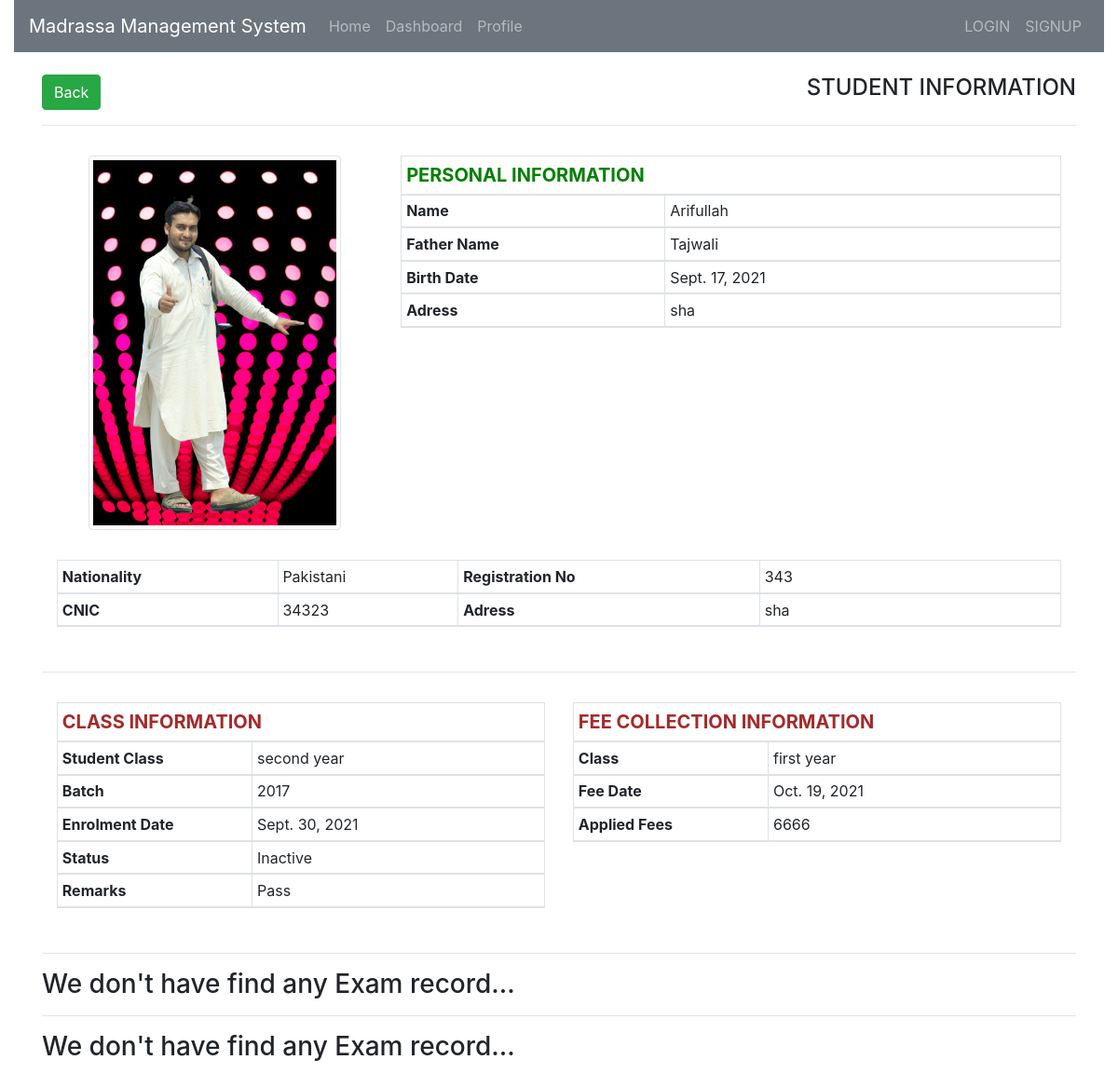
The app's page /student_single_info/2/ with its own data.
### student/models.py (models this page shows, shortened)
class Student_information(models.Model):
	CATEGORY = (
		('Pakistani', 'Pakistani'),
		('Indian', 'Indian'),
		('Other', 'Other'),
	)
	CATEGORY_2 = (
		('Active', 'Active'),
		('Inactive', 'Inactive'),
	)
	CATEGORY_22 = (
		('Male', 'Male'),
		('Female', 'Female'),
		('Shemale', 'Shemale'),
		('Other', 'Other'),
	)
	student_name = models.CharField(max_length=80)
	father_name = models.CharField(max_length=90, null=True, blank=True)
	gender = models.CharField(max_length=90, choices=CATEGORY_22)
	D_O_B = models.DateField()
	address = models.CharField(max_length=90, null=True, blank=True)
	admission_date = models.DateField(auto_now_add=True)
	nationality = models.CharField(max_length=20, choices=CATEGORY)
	registration_no = models.IntegerField(unique=True)
	cnic = models.IntegerField(unique=True)
	status = models.CharField(max_length=20,choices=CATEGORY_2)
	picture = models.ImageField(upload_to='media')

class Student_class(models.Model):
	CATEGORY_5 = (
		('Active', 'Active'),
		('Inactive', 'Inactive'),
	)
	student_id = models.ForeignKey(Student_information, on_delete=models.CASCADE)
	class_id = models.ForeignKey(Class_registration, on_delete=models.CASCADE)
	batch_id = models.ForeignKey(Batches, on_delete=models.CASCADE)
	enrolment_date = models.DateField()
	status = models.CharField(max_length=20, choices=CATEGORY_5, null=True, blank=True)
	remarks = models.CharField(max_length=120, null=True, blank=True)

class Class_registration(models.Model):
	class_name = models.CharField(max_length=120)
	admission_fee = models.IntegerField(null=True, blank=True)
	tution_fee = models.IntegerField(null=True, blank=True)
	extra_fine = models.IntegerField(null=True, blank=True)
	def __str__(self):
		return self.class_name

class Batches(models.Model):
	CATEGORY_3 = (
		('Morning', 'Morning'),
		('Evening', 'Evening'),
	)
	CATEGORY_4 = (
		('Active', 'Active'),
		('Inactive', 'Inactive'),
	)
	batch_name = models.CharField(max_length=120)
	shift = models.CharField(max_length=20, choices=CATEGORY_3)
	start_date = models.DateField()
	end_date = models.DateField(null=True, blank=True)
	status = models.CharField(max_length=20, choices=CATEGORY_4, null=True, blank=True)
	def __str__(self):
		return self.batch_name

class Student_fee_collection(models.Model):
	student_id = models.ForeignKey(Student_information, on_delete=models.CASCADE)
	fee_date = models.DateField()
	applied_fee = models.IntegerField()
	comments = models.TextField(null=True, blank=True)
	class_id = models.ForeignKey(Class_registration, on_delete=models.CASCADE)

### student/views.py (the view)
# urls.py: path('student_single_info/<str:pk>/', views.student_single_info, name='student_single_info'),
def student_single_info(request, pk):
	get_single_student_info = Student_information.objects.get(id=pk)
	data = {'get_single_student_info': get_single_student_info}
	return render(request, 'student_templates/student_single_info.html', data)

### templates/student_templates/student_single_info.html
{% extends 'student_templates/basic_templates/links.html' %}
{% load static %}
{% block content %}
{% include 'student_templates/basic_templates/navbar.html' %}
<div class="container">
	<a href="{% url 'student_info' %}">
		<button class="btn btn-success">Back</button>
	</a>
	<h4 class="float-right">STUDENT INFORMATION</h4>
	<hr>
</div>
<div class="container">
	<div class="row p-3">
		<div class="col-sm-4">
			<img src="{{ get_single_student_info.picture.url }}" width="80%" class="ml-auto mr-auto d-block img-thumbnail">
		</div>
		<div class="col-sm-8">
			<table class="table table-hover table-bordered table-striped table-sm">
				<thead>
					<tr>
						<th colspan="2" style="color: green; font-size: 20px;">PERSONAL INFORMATION</th>
					</tr>
					<tr>
						<th style="width: 40%;">Name</th>
						<td>{{ get_single_student_info.student_name }}</td>
					</tr>
					<tr>
						<th>Father Name</th>
						<td>{{ get_single_student_info.father_name }}</td>
					</tr>
					<tr>
						<th>Birth Date</th>
						<td>{{ get_single_student_info.D_O_B }}</td>
					</tr>
					<tr>
						<th>Adress</th>
						<td>{{ get_single_student_info.address }}</td>
					</tr>
				</thead>
			</table>
		</div>
	</div>
</div>
<div class="container">
	<div class="row p-3">
		<div class="col-sm-12">
			<table class="table table-hover table-bordered table-striped table-sm">
				<thead>
					<tr>
						<th>Nationality</th>
						<td>{{ get_single_student_info.nationality }}</td>
						<th>Registration No</th>
						<td>{{ get_single_student_info.registration_no }}</td>
					</tr>
					<tr>
						<th>CNIC</th>
						<td>{{ get_single_student_info.cnic }}</td>
						<th>Adress</th>
						<td style="width: 30%;">{{ get_single_student_info.address }}</td>
					</tr>
				</thead>
			</table>
		</div>
	</div>
</div>
<div class="container">
	<hr>
</div>
<div class="container">
	<div class="row p-3">
		<div class="col-sm-6">
			{% if get_single_student_info.student_fee_collection_set.all %}
			<table class="table table-hover table-bordered table-striped table-sm">
				<thead>
					<tr>
						<th colspan="2" style="color: brown; font-size: 20px;">CLASS INFORMATION</th>
					</tr>
					{% for i in get_single_student_info.student_class_set.all %}
					<tr>
						<th style="width: 40%;">Student Class</th>
						<td>{{ i.class_id }}</td>
					</tr>
					<tr>
						<th>Batch</th>
						<td>{{ i.batch_id }}</td>
					</tr>
					<tr>
						<th>Enrolment Date</th>
						<td>{{ i.enrolment_date }}</td>
					</tr>
					<tr>
						<th>Status</th>
						<td>{{ i.status }}</td>
					</tr>
					<tr>
						<th>Remarks</th>
						<td>{{ i.remarks }}</td>
					</tr>
					{% endfor %}
				</thead>
			</table>
			{% else %}
				<h5 style="color: red;">We don't have find any class record...</h5>
			{% endif %}
		</div>
		{% if get_single_student_info.student_fee_collection_set.all %}
		<div class="col-sm-6">
			<table class="table table-hover table-bordered table-striped table-sm">
				<thead>
					{% for i in get_single_student_info.student_fee_collection_set.all %}
					<tr>
						<th colspan="2" style="color: brown; font-size: 20px;">FEE COLLECTION INFORMATION</th>
					</tr>
					<tr>
						<th>Class</th>
						<td>{{ i.class_id }}</td>
					</tr>
					<tr>
						<th style="width: 40%;">Fee Date</th>
						<td>{{ i.fee_date }}</td>
					</tr>
					<tr>
						<th>Applied Fees</th>
						<td>{{ i.applied_fee }}</td>
					</tr>
					{% endfor %}
				</thead>
			</table>
			{% else %}
			<h5 style="color: red;">We don't have find any fee record</h5>
		</div>
		{% endif %}
	</div>
</div>
</div>
<div class="container">
	<hr>
</div>
<div class="container">
	{% if get_single_student_info.student_exam_set.all %}
			<table class="p-3 table table-hover table-bordered table-striped table-sm">
				<thead>
					<tr>
						<th colspan="4" style="color: green; font-size: 20px;">EXAM INFORMATION</th>
					</tr>
					{% for i in get_single_student_info.student_exam_set.all %}
					<tr>
						<th style="">Student Class</th>
						<td>{{ i.class_id }}</td>
						<th>Student Batch</th>
						<td>{{ i.batch_id }}</td>
					</tr>
					<tr>
						<th>Subject Name</th>
						<td>{{ i.subject_id }}</td>
						<th>Obtained Marks</th>
						<td>{{ i.obtained_marks }}</td>
					</tr>
					<tr>
						<th>Exam</th>
						<td>{{ i.exam_id }}</td>
						<th>Status</th>
						<td>{{ i.status }}</td>
					</tr>
					{% endfor %}
				</thead>
			</table>
			{% else %}
				<h3>We don't have find any Exam record...</h3>
			{% endif %}
</div>
<div class="container">
	<hr>
</div>
<div class="container">
	{% if get_single_student_info.student_record_hostel_set.all %}
			<table class="p-3 table table-hover table-bordered table-striped table-sm">
				<thead>
					<tr>
						<th colspan="4" style="color: brown; font-size: 20px;">HOSTEL INFORMATION</th>
					</tr>
					{% for i in get_single_student_info.student_record_hostel_set.all %}
						<tr>
							<th style="">Room ID</th>
							<td>{{ i.id }}</td>
							<th>Hostel Name</th>
							<td>{{ i.hostel }}</td>
						</tr>
						{% for i in get_single_student_info.allotment_of_room_set.all %}
						<tr>
							<th>Room Number</th>
							<td>{{ i.room_id }}</td>
							<th>Status</th>
							<td>{{ i.status }}</td>
						</tr>
						{% endfor %}
					{% endfor %}
				</thead>
			</table>
			{% else %}
				<h3>We don't have find any Exam record...</h3>
			{% endif %}
</div>
<br>
<br>
{% endblock %}

### templates/student_templates/basic_templates/links.html (shortened to what this page needs)
{% load static %}
<!DOCTYPE html>
<html lang="en">
<head>
  <link rel="stylesheet" href="{% static 'links/bootstrap.min.css' %}">
  <link rel="stylesheet" type="text/css" href="{% static 'links/bootstrap.min.js' %}">
  <link rel="stylesheet" type="text/css" href="{% static 'links/bootstrap.min.css' %}">
</head>
<body>
	{% block content %}{% endblock %}
</body>
</html>

### templates/student_templates/basic_templates/navbar.html
  <div class="container-fluid">
    <nav class="navbar navbar-expand-sm bg-secondary navbar-dark">
      <a href="" class="navbar-brand">Madrassa Management System</a>
      <ul class="navbar-nav">
        <li class="nav-item">
          <a href="{% url 'home_page' %}" class="nav-link">Home</a>
        </li>
        <li class="nav-item">
          <a href="" class="nav-link">Dashboard</a>
        </li>
        <li class="nav-item">
          <a href="" class="nav-link">Profile</a>
        </li>
      </ul>
      <ul class="navbar-nav ml-auto">
        <li class="nav-item">
          <a href="" class="nav-link">LOGIN</a>
        </li>
        <li class="nav-item">
          <a href="" class="nav-link">SIGNUP</a>
        </li>
      </ul>
    </nav>
  </div>
  <br>

### records on screen
Student_information: picture (picture), student_name "Arifullah", father_name "Tajwali", D_O_B "Sept. 17, 2021", address "sha", nationality "Pakistani", registration_no "343", cnic "34323"
Student_class: class_id "second year", batch_id "2017", enrolment_date "Sept. 30, 2021", status "Inactive", remarks "Pass"
Student_fee_collection: class_id "first year", fee_date "Oct. 19, 2021", applied_fee "6666"
